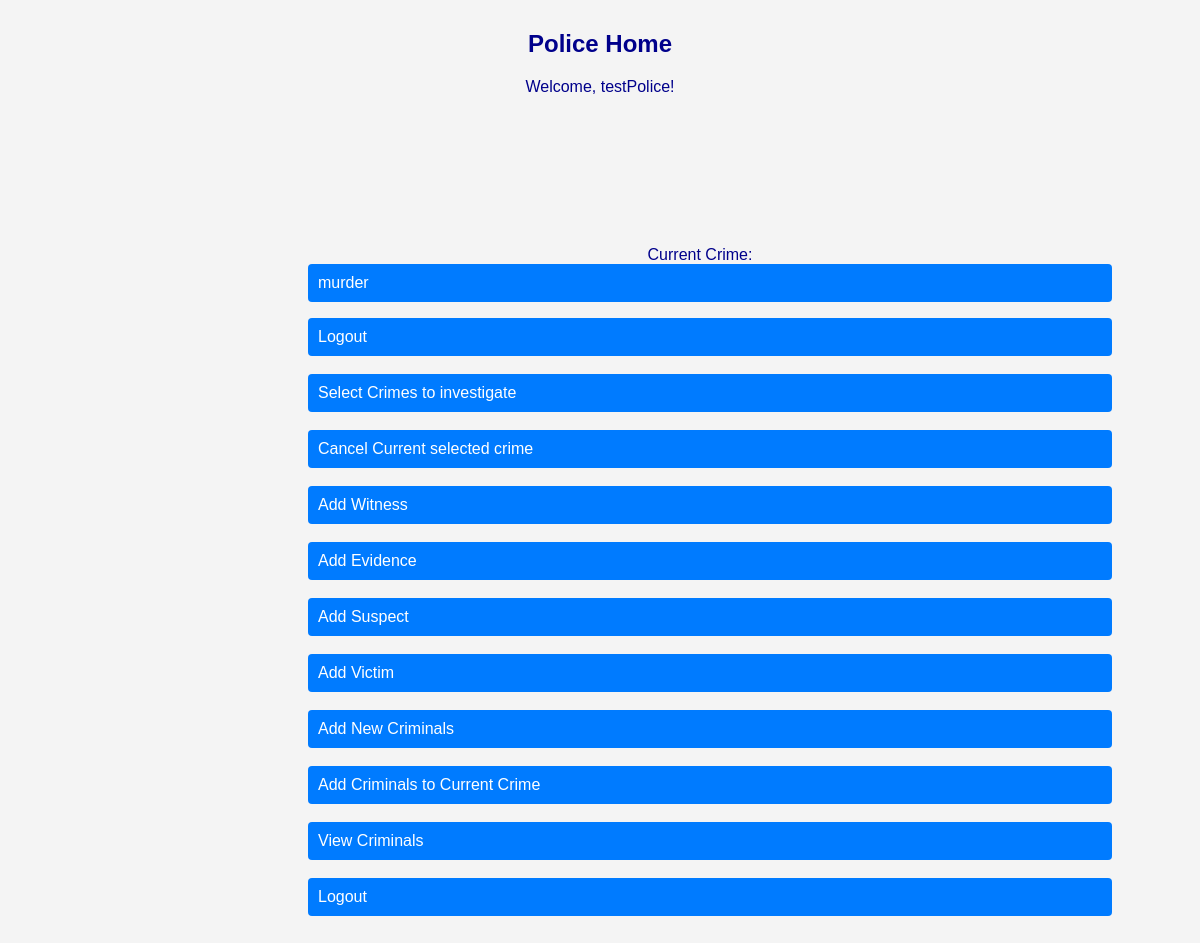
The app's page /police/ (signed in), older data.
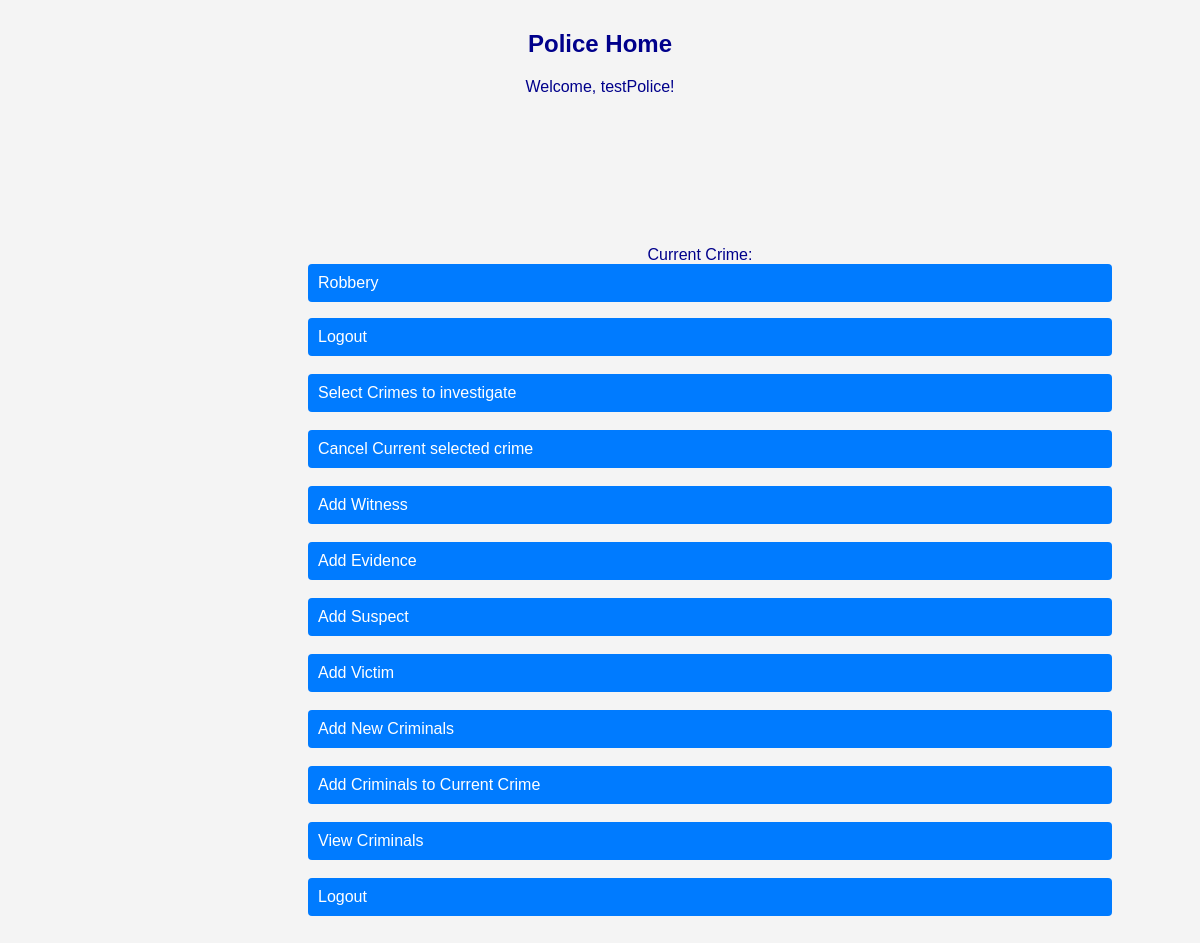
The same page, newer data.
### police/models.py (models this page shows, shortened)
class Crime(models.Model):
    statusChoice = [
        ("Completed", "Completed"),
        ("Investigating", "Investigating"),
        ("Request Pending", "Request Pending"),
    ]
    crime_type = models.CharField(max_length=50)
    description = models.TextField()
    location = models.CharField(max_length=50)
    station = models.ForeignKey(Station, on_delete=models.CASCADE)
    status = models.CharField(max_length=50, choices=statusChoice)
    submitted_by = models.ForeignKey(CivilianModel, on_delete=models.CASCADE)

### police/views.py (the view)
# urls.py: path("", views.home_police, name="policeHome"),
@login_required(login_url="policeLogin")
@user_passes_test(is_police, login_url="policeLogin")
def home_police(request):
    police = PoliceModel.objects.get(user=request.user)
    current_crime = police.current_crime
    return render(
        request, "police_template/home.html", {"current_crime": current_crime}
    )

### police/views.py (called while the page is built)
def is_police(user):
    return user.user_type == "Police"

### templates/police_template/home.html (shortened to what this page needs)
{% load static %}
<!DOCTYPE html>
<html lang="en">
<head>
        <link rel="stylesheet" href="{% static 'css/police/policehome.css' %}">
</head>
<body>
    <h2>Police Home</h2>
    <p>Welcome, {{request.user.username}}!</p><br>
    <div class="subs">
    {% if current_crime %}
    <p class="current-crime">
        Current Crime: <a href="{% url 'crime' current_crime.pk %}">{{ current_crime.crime_type }}</a></p>
    {% else %}
    <p class="current-crime">No Current Crime Selected.</p>
    {% endif %}
    <a href="{% url 'policeLogout' %}" style="text-decoration: none;">Logout</a><br>
    <a href="{% url 'pendingCrimes' %}" style="text-decoration: none;">Select Crimes to investigate</a><br>
    <a href="{% url 'cancelCrime' %}" style="text-decoration: none;">Cancel Current selected crime</a><br>
    <a href="{% url 'addWitness' %}">Add Witness</a><br>
    <a href="{% url 'addEvidence' %}">Add Evidence</a><br>
    <a href="{% url 'addSuspect' %}">Add Suspect</a><br>
    <a href="{% url 'addVictim' %}">Add Victim</a><br>
    <a href="{% url 'addCriminal' %}">Add New Criminals</a><br>
    <a href="{% url 'addCriminalToCrime' %}">Add Criminals to Current Crime</a><br>
    <a href="{% url 'viewCriminals' %}">View Criminals</a><br>
    <a href="{% url 'policeLogout' %}" style="text-decoration: none;">Logout</a><br>
    </div>
</body>
</html>

Row changes from the older to the newer data that the page shows:
no longer on this page (row edited): Crime: crime_type "murder"
now on this page (row edited): Crime: crime_type "Robbery"
